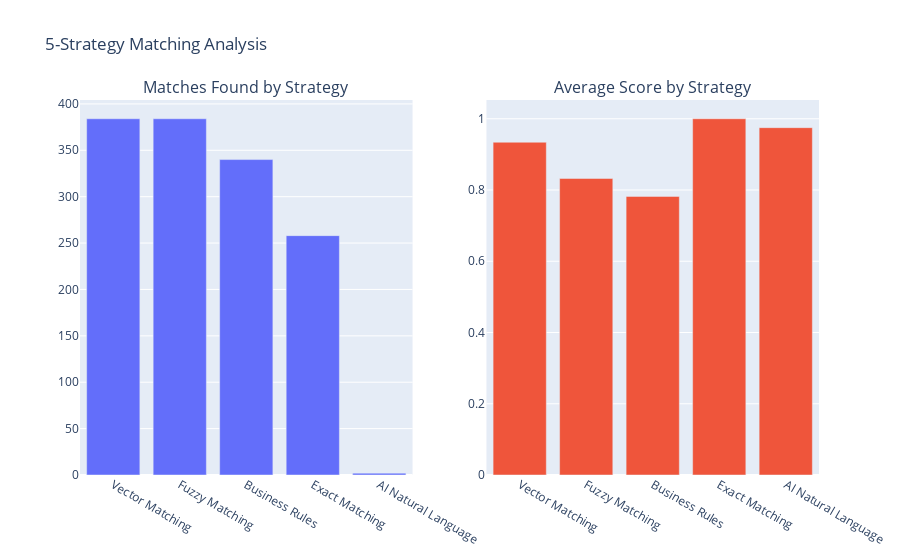

Source (notebook cell):
### Code cell
# Analyze 5-strategy matching effectiveness
strategy_analysis_sql = f"""
SELECT
  'Exact Matching' as strategy,
  COUNT(*) as matches_found,
  AVG(exact_score) as avg_score
FROM `{bq_helper.dataset_ref}.customers_with_embeddings_combined_matches`
WHERE exact_score > 0

UNION ALL

SELECT
  'Fuzzy Matching' as strategy,
  COUNT(*) as matches_found,
  AVG(fuzzy_score) as avg_score
FROM `{bq_helper.dataset_ref}.customers_with_embeddings_combined_matches`
WHERE fuzzy_score > 0

UNION ALL

SELECT
  'Vector Matching' as strategy,
  COUNT(*) as matches_found,
  AVG(vector_score) as avg_score
FROM `{bq_helper.dataset_ref}.customers_with_embeddings_combined_matches`
WHERE vector_score > 0

UNION ALL

SELECT
  'Business Rules' as strategy,
  COUNT(*) as matches_found,
  AVG(business_score) as avg_score
FROM `{bq_helper.dataset_ref}.customers_with_embeddings_combined_matches`
WHERE business_score > 0

UNION ALL

SELECT
  'AI Natural Language' as strategy,
  COUNT(*) as matches_found,
  AVG(ai_score) as avg_score
FROM `{bq_helper.dataset_ref}.customers_with_embeddings_combined_matches`
WHERE ai_score > 0

ORDER BY matches_found DESC
"""

strategy_stats = bq_helper.execute_query(strategy_analysis_sql)
print("\n🎯 5-Strategy Matching Effectiveness:")
display(strategy_stats)

# Create visualization
fig = make_subplots(
    rows=1, cols=2,
    subplot_titles=('Matches Found by Strategy', 'Average Score by Strategy'),
    specs=[[{'type': 'bar'}, {'type': 'bar'}]]
)

fig.add_trace(
    go.Bar(x=strategy_stats['strategy'],
           y=strategy_stats['matches_found'], name='Matches'),
    row=1, col=1
)

fig.add_trace(
    go.Bar(x=strategy_stats['strategy'],
           y=strategy_stats['avg_score'], name='Avg Score'),
    row=1, col=2
)

fig.update_layout(title_text="5-Strategy Matching Analysis", showlegend=False)
fig.show()

### Figure 1 — Plotly figure (JSON) as saved in the notebook; plotly's stock layout.template omitted (floating-point values rounded to 4 significant figures)
{"data": [{"name": "Matches", "type": "bar", "x": ["Vector Matching", "Fuzzy Matching", "Business Rules", "Exact Matching", "AI Natural Language"], "xaxis": "x", "y": [384, 384, 340, 258, 2], "yaxis": "y"}, {"name": "Avg Score", "type": "bar", "x": ["Vector Matching", "Fuzzy Matching", "Business Rules", "Exact Matching", "AI Natural Language"], "xaxis": "x2", "y": [0.9341, 0.8324, 0.7821, 1.0, 0.975], "yaxis": "y2"}], "layout": {"annotations": [{"font": {"size": 16}, "showarrow": false, "text": "Matches Found by Strategy", "x": 0.225, "xanchor": "center", "xref": "paper", "y": 1, "yanchor": "bottom", "yref": "paper"}, {"font": {"size": 16}, "showarrow": false, "text": "Average Score by Strategy", "x": 0.775, "xanchor": "center", "xref": "paper", "y": 1, "yanchor": "bottom", "yref": "paper"}], "showlegend": false, "title": {"text": "5-Strategy Matching Analysis"}, "xaxis": {"anchor": "y", "domain": [0, 0.45]}, "xaxis2": {"anchor": "y2", "domain": [0.55, 1]}, "yaxis": {"anchor": "x", "domain": [0, 1]}, "yaxis2": {"anchor": "x2", "domain": [0, 1]}}}
